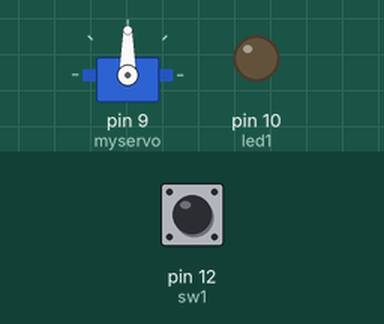
This sketch was run on a simulated Arduino Uno, built with avr-gcc and run on an emulated ATmega328P. Shown: servo, output pins drawn as LEDs (lit = HIGH). Inputs (shaded band) come from the test bench; at power-on: pin 12 (sw1) HIGH.

Above: at 1.2 s.
1.3 s: pin 12 (sw1) pulled LOW for 0.15 s
4.3 s: pin 12 (sw1) pulled LOW for 1 s
At 6.2 s:
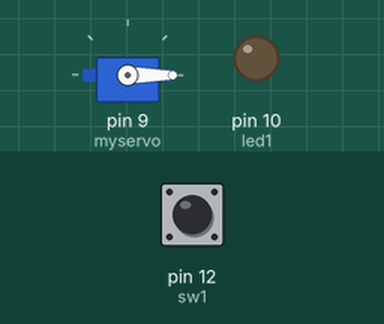
7.3 s: pin 12 (sw1) driven LOW
At 8.73 s:
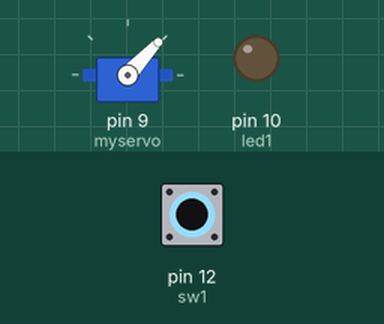
10.3 s: pin 12 (sw1) driven HIGH
At 11.6 s:
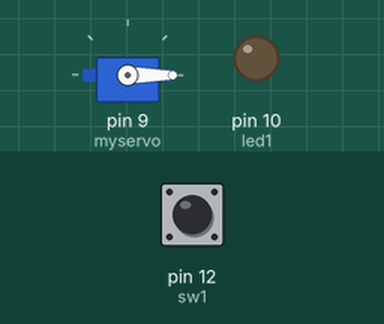
11.9 s: pin 12 (sw1) driven LOW
At 12.9 s:
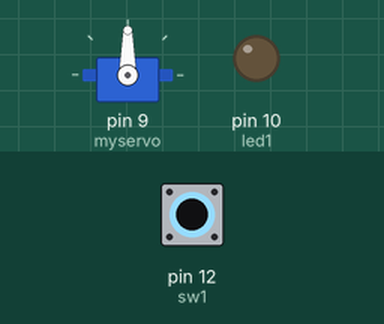
Timing chart, 0 to 15.9 s (numbered marks = the images above; inputs shaded):
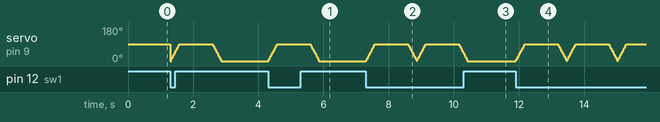

The sketch:

tof_laser_servo_sweep_tact_switch_vibe_without_lasor.ino
```cpp
#include <Servo.h>


Servo myservo;
int servoPin = 9;  //서보 모터 데이터를 전송할 핀번호
int pos = 0;      //서보 모터 각을 저장할 변수
int stop_state=0; //현재 멈추었는지를 나타내줄 변수. 0이면 아직 제동하지 않은 것이고 1이면 제동한 것
int sw1 = 12;     //택트 스위치로부터 데이터가 전송될 핀번호
int led1 = 10;

void setup()
{
  Serial.begin(9600);

 myservo.attach(9);

  pinMode(led1, OUTPUT);
  pinMode(sw1, INPUT_PULLUP);    //sw를 인풋_풀업으로 하여 스위치가 열려있다면 HIGH 스위치가 닫혀있다면 LOW값을 반환}


}

void loop()
{

 if(digitalRead(sw1) == LOW)                   //스위치가 눌리면
 {
  for (pos = 0; pos <= 90; pos += 1)           //0도에서 90도까지 서보모터를 돌려 브레이크 패드를 접촉시켜 휠체어를 제동
       {
        myservo.write(pos);
        delay(3);                              //브레이크를 잡아주는 시간은 신속해야 하기 때문에 속도를 빠르게 설정
       }
        delay(1000);                           //모터를 당긴 상태로 1초간 멈추어 안전성을 늘림
       for (pos = 90; pos >= 0; pos -= 1)
       {
       myservo.write(pos);
       delay(3);                               //브레이크를 풀어주는 시간 역시 신속해야 해서 속도를 빠르게 설정
       }
    stop_state = 1;                            //이미 멈추었으니 stop_state를 1로 바꿔줌
 }
   else
    digitalWrite(led1, LOW);                   //스위치가 닫히면 Off
}
```

Measured:
- after the input at 4.3 s, servo on pin 9 (myservo): rises from 0° to 90° in 0.28 s, then falls to 0° in 1.3 s
- after the input at 10.3 s, servo on pin 9 (myservo): goes on until 10.4 s, then stays 0°
